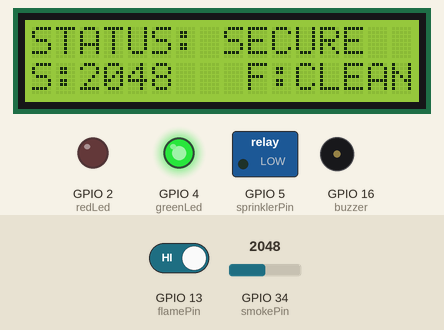
Recording of a program running on a simulated ESP32. Parts: 16×2 character LCD, switched loads named in the program (green lamp = pin HIGH), output pins drawn as LEDs (lit = HIGH), buzzer (waves = sounding). Inputs (shaded band) come from the test bench; at power-on: GPIO 34 (smokePin) = 2048, GPIO 13 (flamePin) HIGH. WiFi joins after 1.5 s; servers stay silent unless stated; uploads are accepted with an empty reply; not simulated (calls return 0 or success): secret.h; what the program prints to the serial monitor is not drawn.

Above: at 4.7 s.
4.8 s: GPIO 34 (smokePin) set to 2765
At 5.8 s:
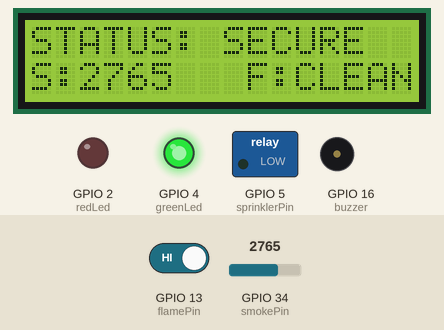
6.7 s: GPIO 34 (smokePin) set to 2847
At 8.8 s:
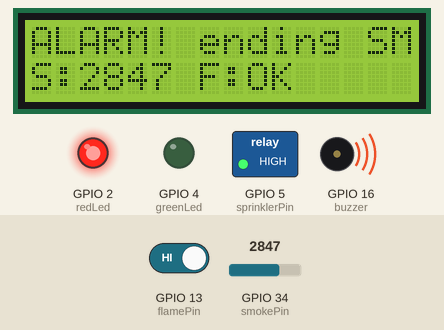
9.5 s: GPIO 13 (flamePin) driven LOW
At 10.7 s:
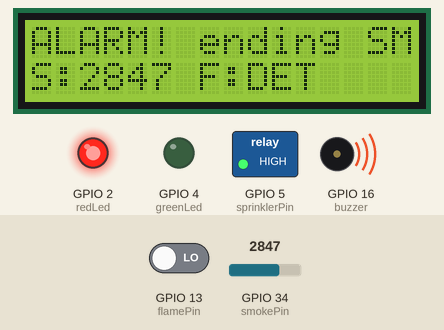
11.0 s: GPIO 34 (smokePin) set to 107
At 11.9 s:
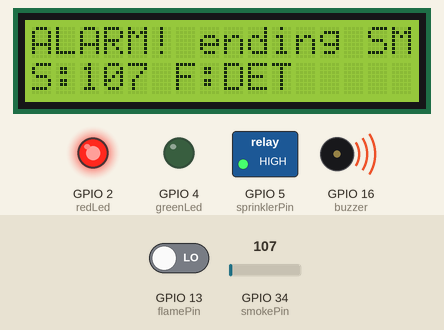
12.6 s: GPIO 34 (smokePin) set to 95
At 13.9 s:
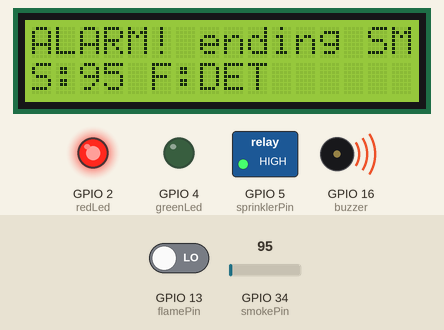
14.2 s: GPIO 13 (flamePin) driven HIGH
At 15.1 s:
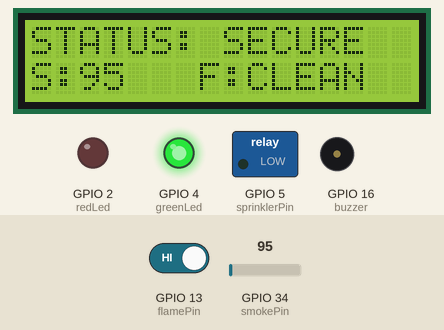
Timing chart, 0 to 16.7 s (numbered marks = the images above; inputs shaded):
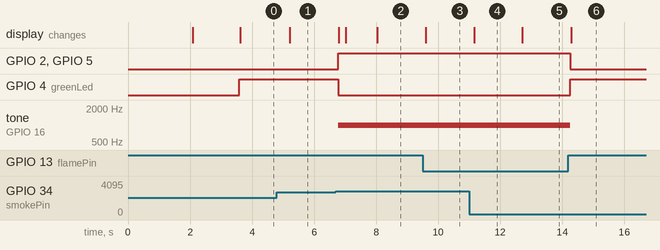

Measured:
- the behaviour switches between 2800 and 2801 on GPIO 34 (smokePin) (found by bisection; images 1 and 2)
- after the input at 4.8 s, the display: changes after 0.42 s (image 1)
- after the input at 6.7 s, GPIO 2 (redLed), GPIO 5 (sprinklerPin): LOW → HIGH after 0.08 s; GPIO 4 (greenLed): HIGH → LOW after 0.08 s; tone on GPIO 16 (buzzer): silent → 1000 Hz after 0.08 s; the display: first changes after 0.10 s (image 2 shows a later state)
- after the input at 9.5 s, the display: changes after 0.10 s (image 3)
- after the input at 11.0 s, the display: changes after 0.16 s (image 4)
- after the input at 12.6 s, the display: changes after 0.12 s (image 5)
- after the input at 14.2 s, GPIO 2 (redLed), GPIO 5 (sprinklerPin): HIGH → LOW after 0.05 s; GPIO 4 (greenLed): LOW → HIGH after 0.05 s; tone on GPIO 16 (buzzer): 1000 Hz → silent after 0.05 s; the display: changes after 0.08 s (image 6)

The program:

main.cpp
```cpp
#include <WiFi.h>
#include <HTTPClient.h>
#include <base64.h>
#include <Wire.h>
#include <LiquidCrystal_I2C.h>

#include "secret.h"

// --- WiFi Credentials ---
const char* ssid = "WIFI_SSID";
const char* password = "WIFI_PASSWORD";

// --- Twilio Credentials ---
const char* account_sid = "TWILIO_ACCOUNT_SID";
const char* auth_token = "TWILIO_AUTH_TOKEN";
const char* from_number = "FROM_NUMBER"; // Your Twilio number
const char* to_number = "TO_NUMBER";   // Your verified number

// --- Pin Definitions ---
const int redLed = 2;
const int greenLed = 4;
const int buzzer = 16;
const int flamePin = 13;
const int smokePin = 34; // Analog
const int sprinklerPin = 5;

LiquidCrystal_I2C lcd(0x27, 16, 2);

int thresh = 2800; // Adjusted for ESP32 12-bit (0-4095)
bool status = true;

void setup() {
  Serial.begin(115200);
  lcd.init();
  lcd.backlight();
  lcd.setCursor(0, 0);
  lcd.print("System Loading..");
  delay(2000);
  lcd.clear();
  pinMode(redLed, OUTPUT);
  pinMode(greenLed, OUTPUT);
  pinMode(buzzer, OUTPUT);
  pinMode(sprinklerPin, OUTPUT);
  pinMode(flamePin, INPUT);

  // Connect to Wi-Fi
  WiFi.begin(ssid, password);
  while (WiFi.status() != WL_CONNECTED) {
    delay(500);
    Serial.print(".");
  }
  Serial.println("\nWiFi Connected");
}

void sendTwilioSMS(String message) {
  if (WiFi.status() == WL_CONNECTED) {
    HTTPClient http;
    String url = "https://api.twilio.com/2010-04-01/Accounts/" + String(account_sid) + "/Messages.json";

    http.begin(url);

    // Auth Header
    String auth = String(account_sid) + ":" + String(auth_token);
    String encodedAuth = base64::encode(auth);
    http.addHeader("Authorization", "Basic " + encodedAuth);
    http.addHeader("Content-Type", "application/x-www-form-urlencoded");

    String postData = "To=" + String(to_number) + "&From=" + String(from_number) + "&Body=" + message;

    int httpResponseCode = http.POST(postData);
    lcd.clear();
    if (httpResponseCode == 201) {
      Serial.println("SMS Sent Successfully, Response: " + String(httpResponseCode));
      //lcd.setCursor(0, 0);
      lcd.print("SMS Sent Successfully.");
    } else {
      Serial.println("Error sending SMS: " + String(httpResponseCode));
      //lcd.setCursor(0, 0);
      lcd.print("Error sending SMS");
    }
    delay(500);
    http.end();
  }
}

void loop() {
  int smokeVal = analogRead(smokePin);
  int fireVal = digitalRead(flamePin);

  Serial.print("Smoke: "); Serial.print(smokeVal);
  Serial.print(" | Flame: "); Serial.println(fireVal);

  // --- ALARM CONDITION ---
  // Note: Flame sensors are ACTIVE LOW (0 = Fire)
  if (fireVal == LOW || smokeVal > thresh) {
    digitalWrite(redLed, HIGH);
    digitalWrite(greenLed, LOW);
    digitalWrite(sprinklerPin, HIGH);
    tone(buzzer, 1000);

    lcd.setCursor(0, 0);
    lcd.print("ALARM! "); // Spaces at end to clear old text
    lcd.setCursor(0, 1);
    lcd.print("S:"); lcd.print(smokeVal);
    lcd.print(" F:"); lcd.print(fireVal == LOW ? "DET " : "OK  ");

    if (status) {
      status = false;
      sendTwilioSMS("ALERT! Fire or Smoke detected at Home.");
    }
  }
  // --- NORMAL CONDITION ---
  else {
    digitalWrite(redLed, LOW);
    digitalWrite(greenLed, HIGH);
    digitalWrite(sprinklerPin, LOW);
    noTone(buzzer);

    lcd.setCursor(0, 0);
    lcd.print("STATUS: SECURE  ");
    lcd.setCursor(0, 1);
    lcd.print("S:"); lcd.print(smokeVal);
    lcd.print("   F:CLEAN  ");

    status = true;
  }
  delay(500);
}
```
